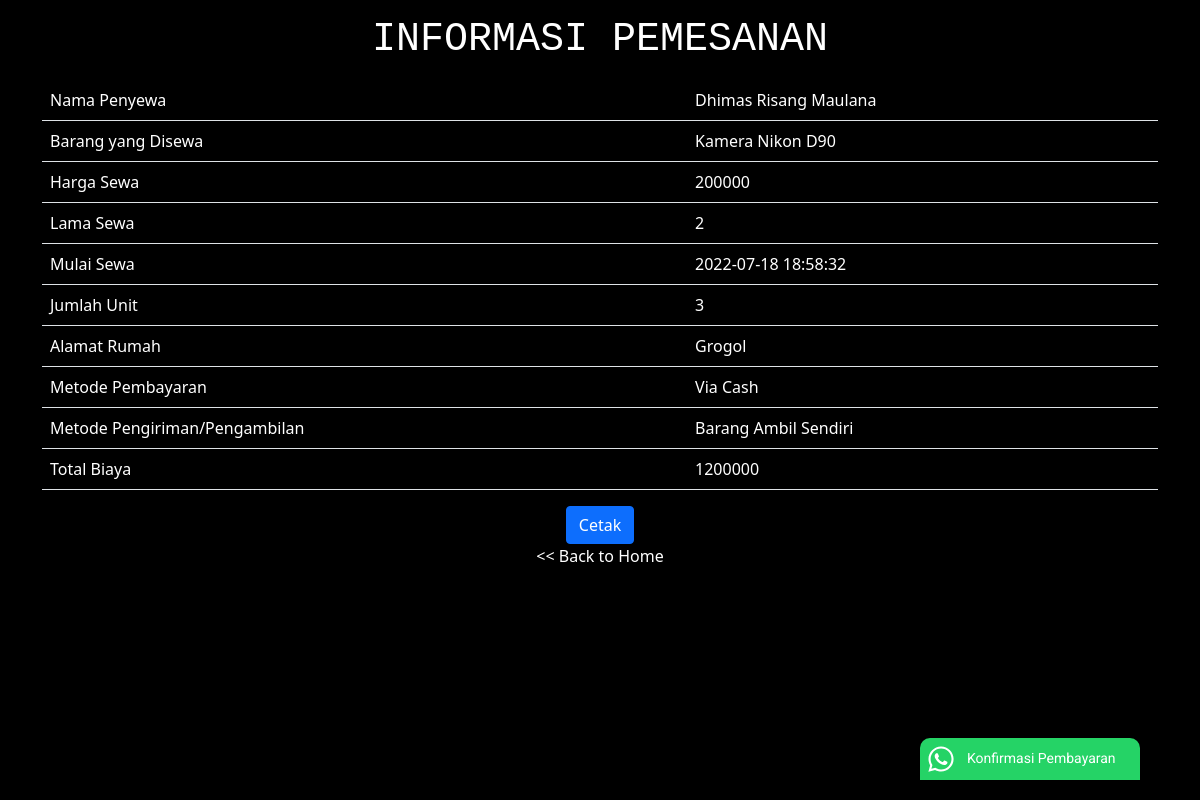
Page /output.php on the committed database.
### tables this page shows
CREATE TABLE `tb_sewa` (
  `id` int(11) NOT NULL,
  `nama_member` varchar(100) NOT NULL,
  `id_member` int(11) NOT NULL,
  `nama_barang` varchar(100) NOT NULL,
  `id_barang` int(11) NOT NULL,
  `harga_sewa` varchar(100) NOT NULL,
  `lama_sewa` varchar(100) NOT NULL,
  `jumlah` varchar(100) NOT NULL,
  `tanggal_sewa` datetime NOT NULL,
  `alamat` text NOT NULL,
  `pembayaran` varchar(100) NOT NULL,
  `pengiriman` varchar(100) NOT NULL,
  `total_biaya` varchar(100) NOT NULL
);

### output.php (the view, shortened to what this page needs)
<!DOCTYPE html>
<html lang="en">
<head>
    <link href="https://cdn.jsdelivr.net/npm/bootstrap@5.0.1/dist/css/bootstrap.min.css" rel="stylesheet">
</head>
<body class="body2">
    <main>
        <div class="container">
            <h1 class="font-weight-bold text-center mt-3 mb-3">
                INFORMASI PEMESANAN
            </h1>
            <form action="" method="POST">
                <table class="table table-striped ">
                    <?php
                    require 'functions.php';
                    $query    = mysqli_query($conn, "SELECT * FROM tb_sewa ORDER BY id DESC LIMIT 1");
                    while ($row    = mysqli_fetch_array($query)) {
                    ?>
                        <tr class="text-white">
                            <td>Nama Penyewa</td>
                            <td><?= $row['nama_member'] ?></td>
                        </tr>
                        <tr class="text-white">
                            <td>Barang yang Disewa</td>
                            <td><?= $row['nama_barang'] ?></td>
                        </tr class="text-white">
                        <tr class="text-white">
                            <td>Harga Sewa</td>
                            <td><?= $row['harga_sewa'] ?></td>
                        </tr>
                        <tr class="text-white">
                            <td>Lama Sewa</td>
                            <td><?= $row['lama_sewa'] ?></td>
                        </tr>
                        <tr class="text-white">
                            <td>Mulai Sewa</td>
                            <td><?= $row['tanggal_sewa'] ?></td>
                        </tr>
                        <tr class="text-white">
                            <td>Jumlah Unit</td>
                            <td><?= $row['jumlah'] ?></td>
                        </tr>
                        <tr class="text-white">
                            <td>Alamat Rumah</td>
                            <td><?= $row['alamat'] ?></td>
                        </tr>
                        <tr class="text-white">
                            <td>Metode Pembayaran</td>
                            <td><?= $row['pembayaran'] ?></td>
                        </tr>
                        <tr class="text-white">
                            <td>Metode Pengiriman/Pengambilan</td>
                            <td><?= $row['pengiriman'] ?></td>
                        </tr>
                        <tr class="text-white">
                            <td>Total Biaya</td>
                            <td><?= $row['total_biaya'] ?></td>
                        </tr>
                    <?php
                    }
                    ?>
                </table>
                <div class="container text-center">
                    <a class="btn btn-primary" href="cetak_data/cetak_sewa2.php" role="button">Cetak</a>
                </div>
                <div class="container text-center">
                    <a href="member_view/dashboard.php" class="link-white">
                        << Back to Home</a>
                </div>
                <div class="whatsapp">
                    <a class="icons" target="_blank" href="https://api.whatsapp.com/send?phone=+628816763094&text=Kirimkan bukti pemesanan dan pembayaran melalui nomor ini"><span>Konfirmasi Pembayaran</span></a>
                </div>
            </form>
        </div>
    </main>
</body>
</html>

### output.php (style rules this page uses)
.whatsapp { font-family: Roboto, Arial, Sans-serif; font-size: 14px; font-weight: 400; right: 5%; position: fixed; bottom: 0; z-index: 999; }
a { color: #fff; text-decoration: none; transition: ease-in-out .2s }
body { background-color: black; }
.container { color: white; }
h1 { font-family: monospace; }
.icons { background: #25d366; border-radius: 10px 10px 0 0; display: block; height: 42px; margin-bottom: 20px; width: 220px }
.icons span { display: block; left: 5px; top: 5px; transform: translate(0, 10px) }
svg { border-radius: 10px; display: block; fill: #fff; float: left; height: 42px; margin-right: 5px; -webkit-transition: ease-in-out .175s; transition: ease-in-out .175s; width: 42px }

### rows in the picture
tb_sewa: nama_member "Dhimas Risang Maulana", nama_barang "Kamera Nikon D90", harga_sewa "200000", lama_sewa "2", tanggal_sewa "2022-07-18 18:58:32", jumlah "3", alamat "Grogol", pembayaran "Via Cash", pengiriman "Barang Ambil Sendiri", total_biaya "1200000"
